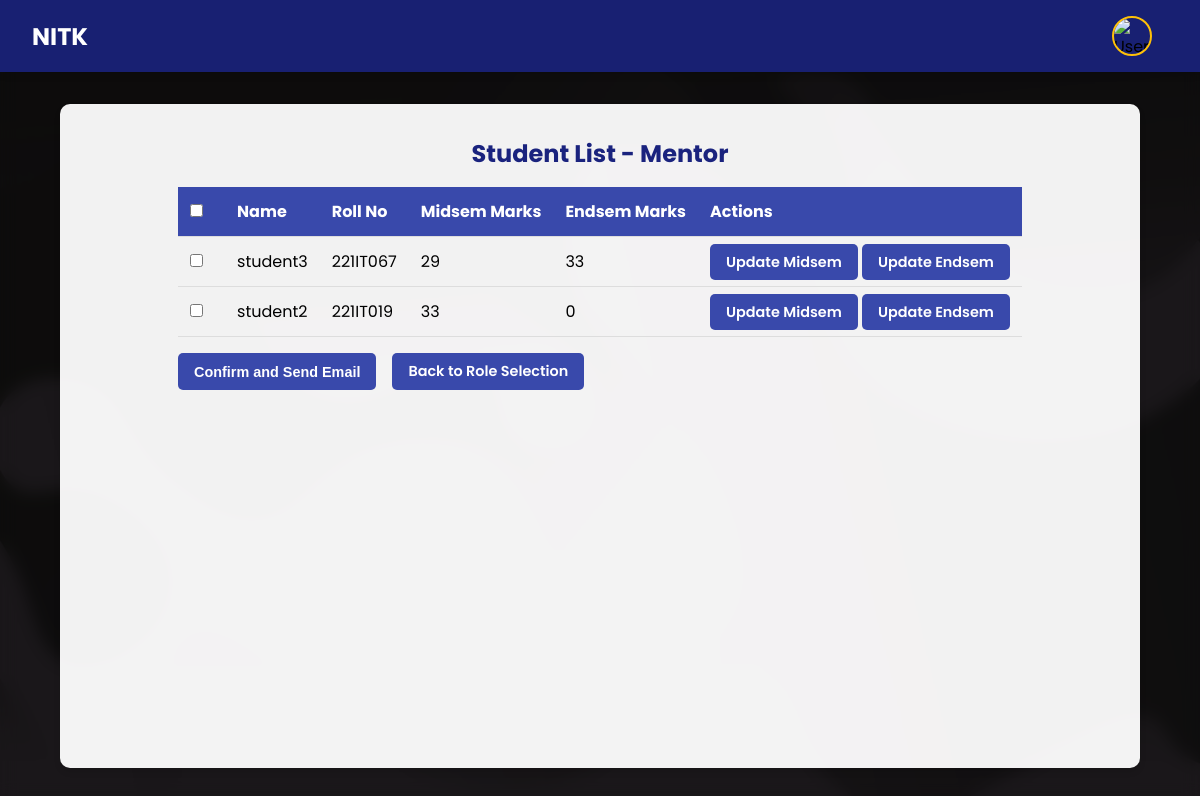
Page /student-list/mentor/ (signed in) on the earlier database version.
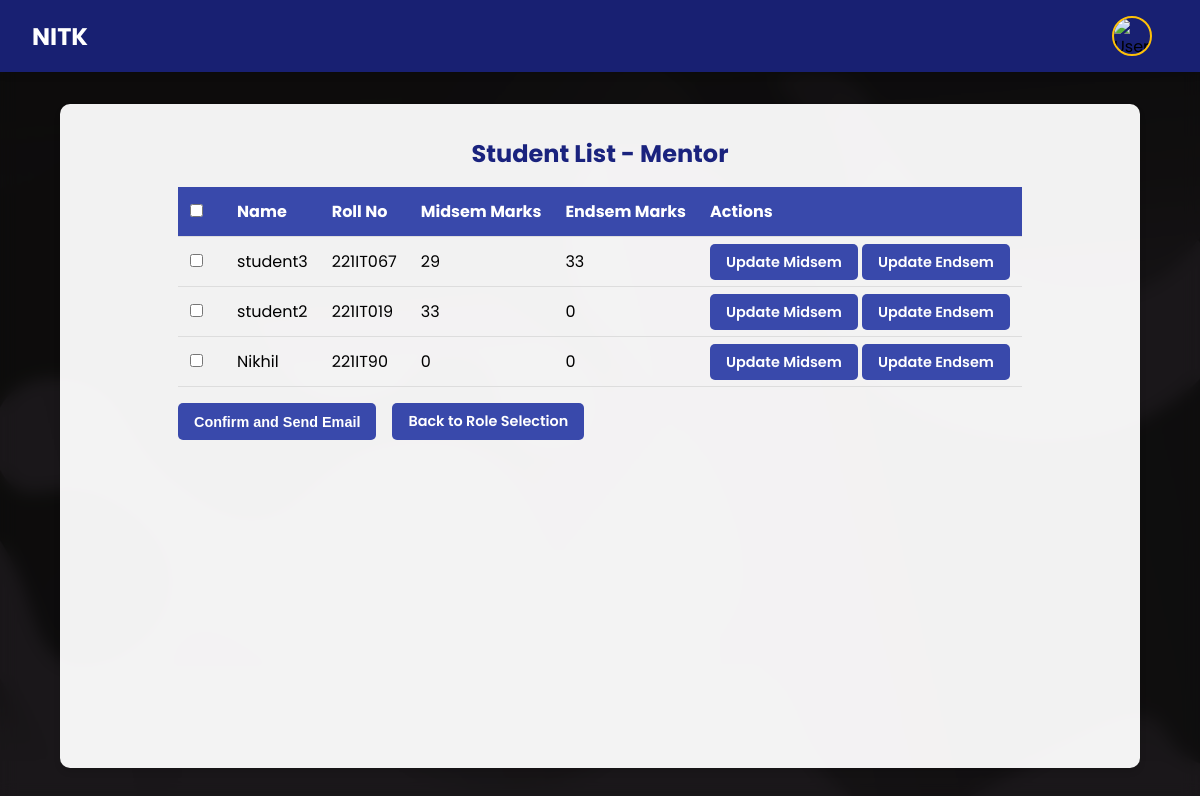
Same page on the later database version.
### mainapp/models.py (models this page shows, shortened)
class Student(models.Model):
    ROLE_CHOICES = [
        ('mentor', 'Mentor'),
        ('examiner', 'Examiner'),
    ]
    role = models.CharField(max_length=10, choices=ROLE_CHOICES, default='mentor')
    name = models.CharField(max_length=100, null=True)
    roll_number = models.CharField(max_length=20, unique=True)
    email = models.EmailField(null=True)
    project_title = models.CharField(max_length=255, default='N/A')
    presentation_date = models.DateField(null=True)
    presentation_from_time = models.CharField(max_length=100, default='N/A')
    presentation_to_time = models.CharField(max_length=100, default='N/A')
    professor = models.ForeignKey(User, on_delete=models.CASCADE, related_name='mentored_students')
    examiners = models.ManyToManyField(User, related_name='examined_students', through='ExaminerAssignment')
    submission_status = models.CharField(
        max_length=10,
        choices=[('green', 'Submitted'), ('red', 'Not Submitted')],
        default='red'
    )
    submission_endstatus = models.CharField(
        max_length=10,
        choices=[('green', 'Submitted'), ('red', 'Not Submitted')],
        default='red'
    )
    midsem_marks = models.IntegerField(default=0)
    total_midsem_marks = models.IntegerField(default=0)
    endsem_marks = models.IntegerField(default=0)
    total_endsem_marks = models.IntegerField(default=0)
    password = models.CharField(max_length=128, default='nopw123@')
    professor_marks = models.IntegerField(default=0)
    professor_endmarks = models.IntegerField(default=0)
    @property
    def total_marks(self):
        return (self.total_midsem_marks)*0.4 + (self.total_endsem_marks)*0.6

### mainapp/views.py (the view, shortened to what this page needs)
# urls.py: path('student-list/<str:role>/', views.student_list_view, name='student_list'),
@login_required
def student_list_view(request, role):
    user = request.user
    if role == 'mentor':
        students = Student.objects.filter(professor=user)
    elif role == 'examiner':
        examiner_assignments = ExaminerAssignment.objects.filter(examiner=user)
        students = Student.objects.filter(examinerassignment__in=examiner_assignments).exclude(professor=user)
    for student in students:
        if role == 'mentor':
            student.current_user_midsem_marks = student.professor_marks
            student.current_user_endsem_marks = student.professor_endmarks
    context = {
        'students': students,
        'role': role,
    }
    return render(request, 'authentication/student_list.html', context)

### templates/authentication/student_list.html (shortened to what this page needs)
{% load static %}
<!DOCTYPE html>
<html lang="en">
<head>
</head>
<body>
    <nav>
        <a href="#" class="logo">NITK</a>
        <div class="user-profile">
            <img src="{% static 'user-avatar.jpg' %}" alt="User Avatar" class="user-avatar" id="avatar-img">
        </div>
    </nav>
    <div class="container">
        <h2>Student List - {{ role|title }}</h2>
        <form method="POST" action="{% url 'send_marks_email' role=role %}">
            <table>
                <thead>
                    <tr>
                        <th><input type="checkbox" id="select-all"></th>
                        <th>Name</th>
                        <th>Roll No</th>
                        <th>Midsem Marks</th>
                        <th>Endsem Marks</th>
                        <th>Actions</th>
                    </tr>
                </thead>
                <tbody>
                    {% for student in students %}
                    <tr class="toggle-details">
                        <td><input type="checkbox" name="student_ids" value="{{ student.id }}" class="checkbox"></td>
                        <td>{{ student.name }}</td>
                        <td>{{ student.roll_number }}</td>
                        <td>{{ student.current_user_midsem_marks }}</td>
                        <td>{{ student.current_user_endsem_marks }}</td>
                        <td>
                            <a href="{% url 'update_midsem_marks' student.id %}" class="btn">Update Midsem</a>
                            <a href="{% url 'update_endsem_marks' student.id %}" class="btn">Update Endsem</a>
                        </td>
                    </tr>
                    {% endfor %}
                </tbody>
            </table>
            <div class="button-container">
                <button type="submit" class="btn">Confirm and Send Email</button>
                <a href="{% url 'role_selection' %}" class="btn">Back to Role Selection</a>
            </div>
        </form>
    </div>
</body>
</html>

Differences in the rows shown:
added Student: name "Nikhil", roll_number "221IT90", current_user_midsem_marks "0", current_user_endsem_marks "0"
